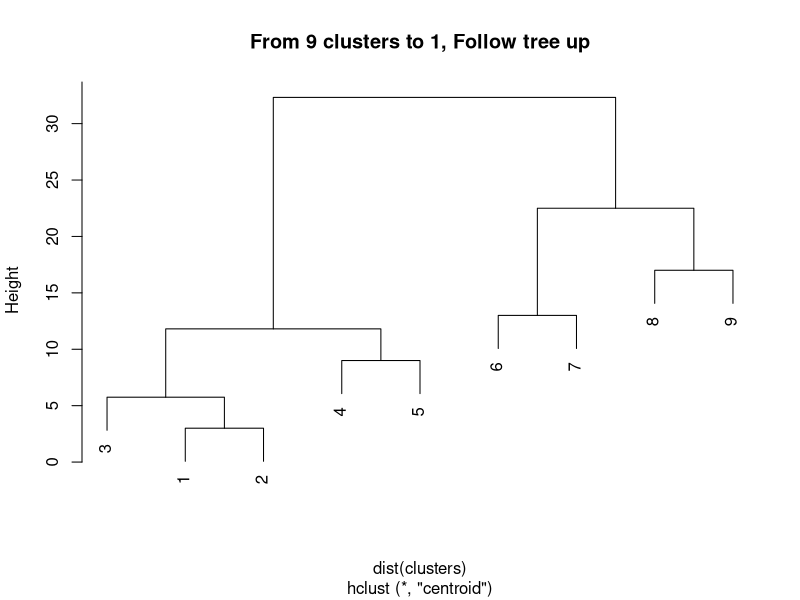

Generate this figure with R:
## ---- chunk 1
clusters <- list( c(1), c(4), c(9), c(16), c(25), c(36), c(49), c(64), c(81))

hc <- hclust(dist(clusters), "cen")

plot(hc, main = "From 9 clusters to 1, Follow tree up")

